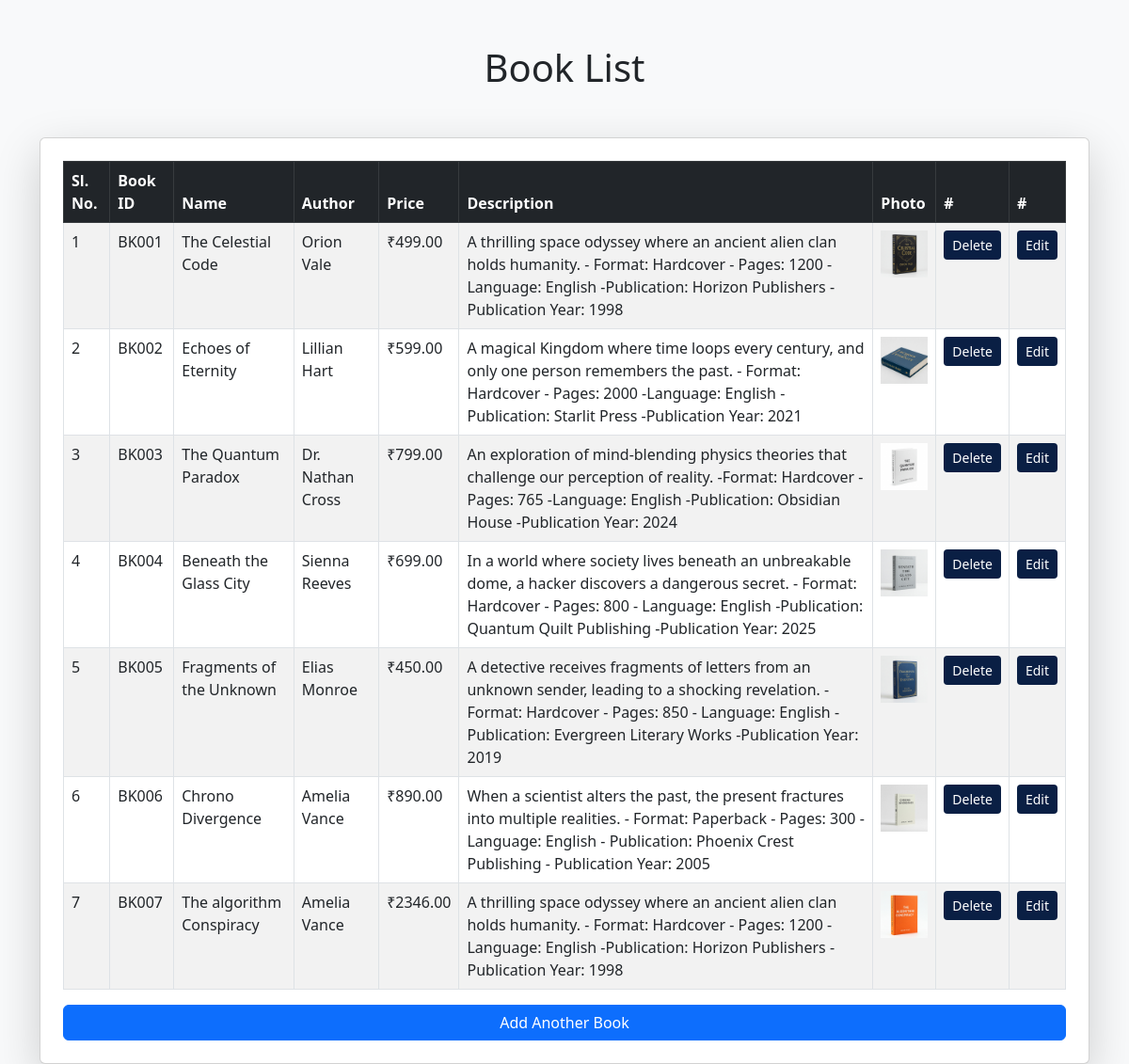
The page /booklist/ on the database its author committed.
### myapp/models.py (models this page shows)
class Books(models.Model):
    bookid = models.CharField(max_length=10, unique=True)
    name = models.CharField(max_length=200)
    author = models.CharField(max_length=100)
    price = models.DecimalField(max_digits=10, decimal_places=2)
    description = models.TextField()
    photo = models.FileField(upload_to='media')
    categories = models.ManyToManyField('Category', related_name='books', blank=True)

### myapp/views.py (the view)
# urls.py: path('booklist/', booklist, name='booklisturl'),
def booklist(request):
    books = Books.objects.all()
    return render(request, 'booklist.html', {'books': books})

### templates/booklist.html (shortened to what this page needs)
{%  load static %}
<!DOCTYPE html>
<html lang="en">
<head>
    <link href="https://cdn.jsdelivr.net/npm/bootstrap@5.3.0/dist/css/bootstrap.min.css" rel="stylesheet">
</head>
<body class="bg-light">
    <div class="container mt-5">
        <div class="heading" style="margin-bottom: 50px;"><h1><center>Book List</center></h1></div>
        <div class="card shadow-lg p-4">
            <table class="table table-bordered table-striped">
                <thead class="table-dark">
                    <tr>
                        <th>Sl. No.</th>
                        <th>Book ID</th>
                        <th>Name</th>
                        <th>Author</th>
                        <th>Price</th>
                        <th>Description</th>
                        <th>Photo</th>
                        <th>#</th>
                        <th>#</th>
                    </tr>
                </thead>
                <tbody>
                    {% for book in books %}
                    <tr>
                        <td>{{ forloop.counter }}</td>
                        <td>{{ book.bookid }}</td>
                        <td>{{ book.name }}</td>
                        <td>{{ book.author }}</td>
                        <td>₹{{ book.price }}</td>
                        <td>{{ book.description }}</td>
                        <td>
                            {% if book.photo %}
                                <img src="{{ book.photo.url }}" alt="Book Image" width="50">
                            {% else %}
                                No Image
                            {% endif %}
                        </td>
                        <td><a href="{% url 'delete_book' book.id %}" class="btn btn-sm" style="background-color: #0a1f44; color: white;" onclick="return confirm('Are you sure you want to delete this book?');">
                            Delete
                        </a></td>
                        <td><a href="{% url 'edit_book' book.id %}" class="btn btn-sm" style="background-color: #0a1f44; color: white;">Edit</a></td>
                    </tr>
                    {% endfor %}
                </tbody>
            </table>
            <a href="{% url 'addbookurl' %}" class="btn btn-primary">Add Another Book</a>
        </div>
    </div>
</body>
</html>

### rows shown on the page
Books: bookid "BK001", name "The Celestial Code", author "Orion Vale", price "499.00", description "A thrilling space odyssey where an ancient alien clan holds humanity. - Format: Hardcover - Pages: 1200 -Language: English -Publication: Horizon Publishers -Publication Year: 1998", photo (picture)
Books: bookid "BK002", name "Echoes of Eternity", author "Lillian Hart", price "599.00", description "A magical Kingdom where time loops every century, and only one person remembers the past. - Format: Hardcover - Pages: 2000 -Language: English -Publication: Starlit Press -Publication Year: 2021", photo (picture)
Books: bookid "BK003", name "The Quantum Paradox", author "Dr. Nathan Cross", price "799.00", description "An exploration of mind-blending physics theories that challenge our perception of reality. -Format: Hardcover -Pages: 765 -Language: English -Publication: Obsidian House -Publication Year: 2024", photo (picture)
Books: bookid "BK004", name "Beneath the Glass City", author "Sienna Reeves", price "699.00", description "In a world where society lives beneath an unbreakable dome, a hacker discovers a dangerous secret. - Format: Hardcover - Pages: 800 - Language: English -Publication: Quantum Quilt Publishing -Publication Year: 2025", photo (picture)
Books: bookid "BK005", name "Fragments of the Unknown", author "Elias Monroe", price "450.00", description "A detective receives fragments of letters from an unknown sender, leading to a shocking revelation. - Format: Hardcover - Pages: 850 - Language: English - Publication: Evergreen Literary Works -Publication Year: 2019", photo (picture)
Books: bookid "BK006", name "Chrono Divergence", author "Amelia Vance", price "890.00", description "When a scientist alters the past, the present fractures into multiple realities. - Format: Paperback - Pages: 300 - Language: English - Publication: Phoenix Crest Publishing - Publication Year: 2005", photo (picture)
Books: bookid "BK007", name "The algorithm Conspiracy", author "Amelia Vance", price "2346.00", description "A thrilling space odyssey where an ancient alien clan holds humanity. - Format: Hardcover - Pages: 1200 -Language: English -Publication: Horizon Publishers -Publication Year: 1998", photo (picture)
